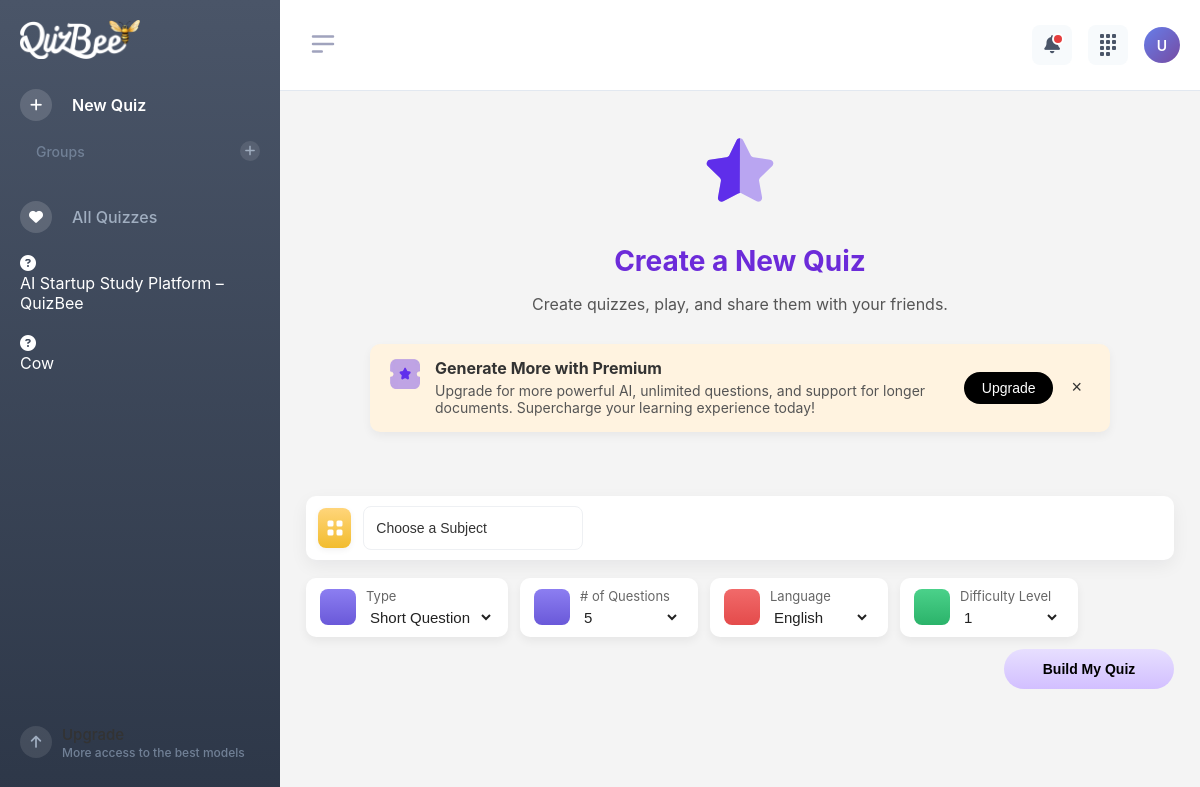
The app's page /main/ (signed in), older data.
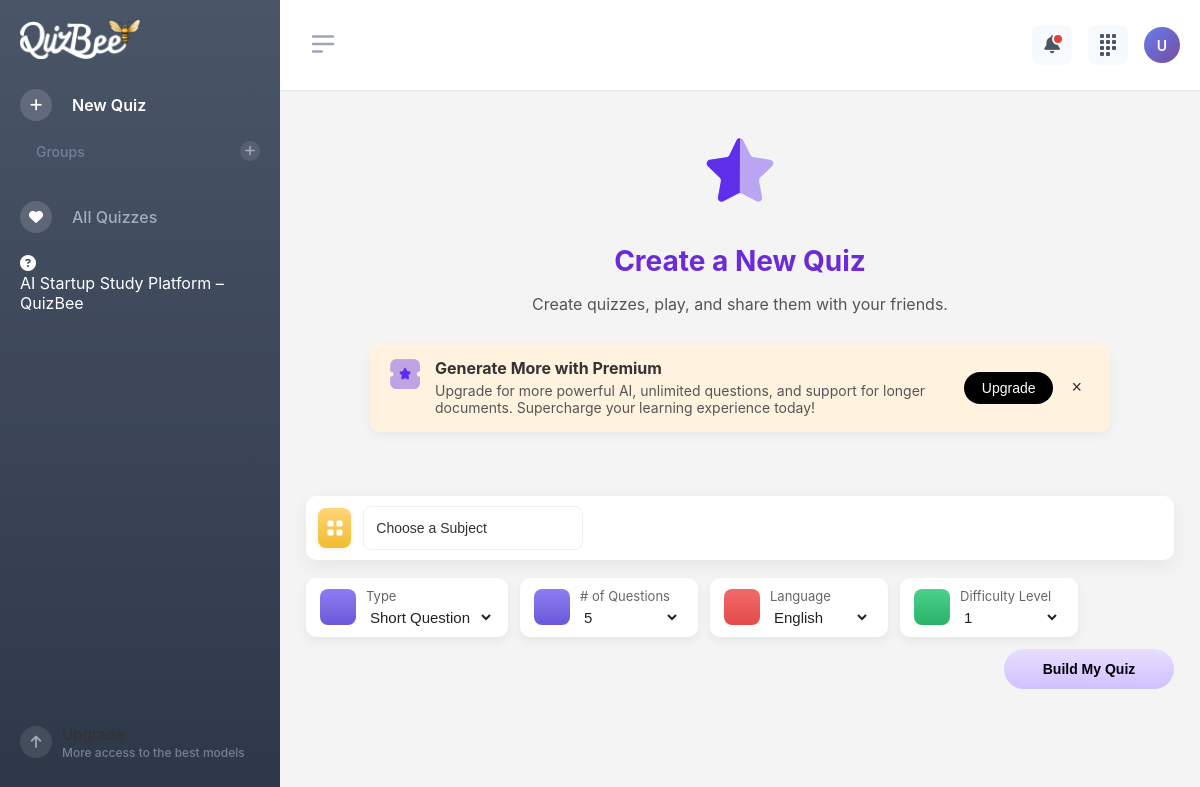
The same page, newer data.
### app/models.py (models this page shows, shortened)
class Quiz(models.Model):
    QUESTION_PREFERENCES = [
        ('SHORT', 'Short Questions'),
        ('TF', 'True/False'),
        ('MCQ', 'Multiple Choice'),
        ('FILL', 'Fill in the Blank'),
        ('MIX', 'Mix'),
    ]
    topic = models.CharField(max_length=200)
    difficulty = models.IntegerField(default=1)
    user = models.ForeignKey(User, on_delete=models.CASCADE, null=True, blank=True, related_name="quizzes")
    question_preference = models.CharField(max_length=10, choices=QUESTION_PREFERENCES, default="MIX")
    shared_with = models.ManyToManyField(User, related_name="shared_quizzes", blank=True)

### app/views.py (the view)
# urls.py: path('main/', views.main, name='main'),
def main(request):
    quizzes = Quiz.objects.filter(user=request.user)
    return render(request, 'main.html', {'quizzes': quizzes})

### templates/main.html (shortened to what this page needs)
{% extends 'base.html' %}
{% load static %}
{% block content %}
<div class="create-quiz-container">
  <img src="{% static 'images/Star.svg' %}" alt="Star" class="quiz-star">
  <h2 class="quiz-heading">Create a New Quiz</h2>
  <p class="quiz-subtext">Create quizzes, play, and share them with your friends.</p>
  <div class="upgrade-banner" id="upgradeBanner">
    <div class="upgrade-left">
      <div class="upgrade-icon">
        <img src="{% static 'images/ticket-star.webp' %}" alt="Premium Icon">
      </div>
      <div class="upgrade-text">
        <strong>Generate More with Premium</strong>
        <p>Upgrade for more powerful AI, unlimited questions, and support for longer documents. Supercharge your learning experience today!</p>
      </div>
    </div>
    <div class="upgrade-right">
      <button class="upgrade-btn">Upgrade</button>
      <button class="close-btn" onclick="closeBanner()">×</button>
    </div>
  </div>
</div>
{% include "input-bar.html" %}
{% endblock %}

### templates/base.html (shortened to what this page needs)
{% load static %}
<!DOCTYPE html>
<html lang="en">
<head>
  <link rel="stylesheet" href="https://cdnjs.cloudflare.com/ajax/libs/font-awesome/6.5.0/css/all.min.css">
  <link rel="stylesheet" href="{% static 'css/base.css' %}">
</head>
<body>
  <div class="container">
    <div class="sidebar" id="sidebar">
      <div class="logo">
        <img src="{% static 'images/slide-logo.webp' %}" alt="Main Logo" class="main-logo">
      </div>
      <ul>
        <li>
          <a href="{% url "main" %}">
            <div class="icon-circle"><i class="fa-solid fa-plus"></i></div>
            <span class="label">New Quiz</span>
          </a>
        </li>
        <li>
          <a href="#">
            <span class="label">Groups</span>
            <div class="right-circle"><i class="fa-solid fa-plus"></i></div>
          </a>
        </li>
        <li>
          <a href="{% url "all_quizes" %}">
            <div class="icon-circle"><i class="fa-solid fa-heart"></i></div>
            <span class="label">All Quizzes</span>
          </a>
        </li>
        {% for quiz in quizzes %}
          <li>
              <div class="icon-circle"><i class="fa-solid fa-circle-question"></i></div>
              <span class="label">{{ quiz.topic }}</span>
          </li>
        {% empty %}
          <li>
            <span class="label text-muted">No quizzes yet</span>
          </li>
        {% endfor %}
        <li class="upgrade">
          <div class="icon-circle"><i class="fa-solid fa-arrow-up"></i></div>
          <div class="upgrade-text">
            Upgrade<br>
            <small>More access to the best models</small>
          </div>
        </li>
      </ul>
    </div>
    <div class="navbar">
      <div class="navbar-left">
        <button class="toggle-btn" onclick="toggleSidebar()">
          <img src="{% static 'images/menu-icon.svg' %}" alt="Toggle Sidebar" id="toggleIcon" width="30" height="30">
        </button>
      </div>
      <div class="navbar-right">
        <button class="navbar-icon bell-icon">
          <i class="fa-solid fa-bell"></i>
        </button>
        <button class="navbar-icon">
          <div class="apps-grid">
            <div class="dot"></div><div class="dot"></div><div class="dot"></div>
            <div class="dot"></div><div class="dot"></div><div class="dot"></div>
            <div class="dot"></div><div class="dot"></div><div class="dot"></div>
          </div>
        </button>
        <div class="profile-avatar">U</div>
      </div>
    </div>
    <div class="main-content">
      {% block content %}{% endblock %}
    </div>
  </div>
</body>
</html>

Row changes from the older to the newer data that the page shows:
removed Quiz: topic "Cow"
